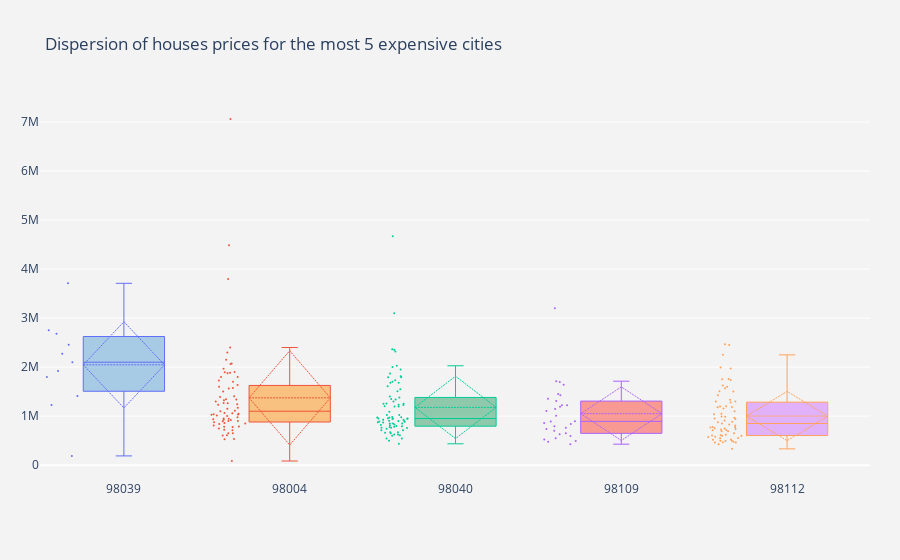

The code cell stored with this chart in its notebook:
### Code cell
most_mean_expensive_houses = mean_prices_data_highest['ZIP'].values.tolist()

y = []
for i in range(5):
    y0 = np.array(data.loc[data['ZIP'] == most_mean_expensive_houses[i]]['price'])
    y.append(y0)

fig = go.Figure()

colors = ['rgba(93, 164, 214, 0.5)', 'rgba(255, 144, 14, 0.5)', 'rgba(44, 160, 101, 0.5)',
          'rgba(255, 65, 54, 0.5)', 'rgba(207, 114, 255, 0.5)']

for xd, yd, cls in zip(most_mean_expensive_houses, y, colors):
        fig.add_trace(go.Box(
            y=yd,
            name=xd,
            boxpoints='all',
            jitter=0.5,
            whiskerwidth=0.2,
            fillcolor=cls,
            marker_size=2,
            line_width=1,
            boxmean= 'sd')
        )

fig.update_layout(
    title='Dispersion of houses prices for the most 5 expensive cities',
    yaxis=dict(
        autorange=True,
        showgrid=True,
        zeroline=True,
        dtick=1000000,
        gridcolor='rgb(255, 255, 255)',
        gridwidth=1,
        zerolinecolor='rgb(255, 255, 255)',
        zerolinewidth=2,
    ),
    margin=dict(
        l=40,
        r=30,
        b=80,
        t=100,
    ),
    paper_bgcolor='rgb(243, 243, 243)',
    plot_bgcolor='rgb(243, 243, 243)',
    showlegend=False
)

fig.show()

### Figure 1 — Plotly figure (JSON) as saved in the notebook; plotly's stock layout.template omitted (floating-point values rounded to 4 significant figures)
{"data": [{"boxmean": "sd", "boxpoints": "all", "fillcolor": "rgba(93, 164, 214, 0.5)", "jitter": 0.5, "line": {"width": 1}, "marker": {"size": 2}, "name": "98039", "type": "box", "whiskerwidth": 0.2, "y": [2100000, 1800000, 2750000, 3710000, 1225000, 1920000, 1410000, 2271150, 2458000, 2680000, 188000]}, {"boxmean": "sd", "boxpoints": "all", "fillcolor": "rgba(255, 144, 14, 0.5)", "jitter": 0.5, "line": {"width": 1}, "marker": {"size": 2}, "name": "98004", "type": "box", "whiskerwidth": 0.2, "y": [787000, 1800000, 1110000, 780000, 1500000, 782000, 927000, 1575000, 1346400, 1264000, 1895000, 860000, 1058000, 1000000, 839000, 1405000, 1065000, 1600000, 1050000, 2150000, 607000, 945000, 949880, 898000, 745000, 723000, 2400000, 1886700, 1965221, 712500, 1270000, 1901000, 1800000, 1635000, 1150000, 895000, 7062500, 1325000, 1034500, 650000, 921000, 1170000, 1728000, 4489000, 650000, 1240000, 1027000, 979000, 1100000, 2075000, 899000, 2300000, 1700000, 1388000, 935000, 1230000, 2065000, 3800000, 1014250, 1565000, 1038000, 1300000, 810000, 1875000, 610000, 875000, 530000, 850000, 84350, 532500, 1337000.0]}, {"boxmean": "sd", "boxpoints": "all", "fillcolor": "rgba(44, 160, 101, 0.5)", "jitter": 0.5, "line": {"width": 1}, "marker": {"size": 2}, "name": "98040", "type": "box", "whiskerwidth": 0.2, "y": [1870000, 980000, 830000, 1250000, 1702500, 1200000, 876650, 850000, 947500, 1225000, 780000, 1550000, 1400000, 1680000, 925000, 955000, 2000000, 895000, 1610000, 1795000, 1381000, 970000, 900000, 3100000, 950000, 1256500, 1250000, 870000, 713250, 1298000, 1025000, 785000, 795000, 610000, 1339000, 1350000, 1230000, 1795000, 762400, 850000, 743000, 890000, 975000, 500000, 4668000, 2027000, 711000, 1815000, 1950000, 905000, 970500, 925000, 885000, 800000, 762500, 597326, 760000, 1025000, 815000, 1195000, 1730000, 1510000, 2367000, 659000, 940000, 1195000, 650000, 850000, 2351956, 821000, 1087500, 623000, 624800, 1681000, 2321000, 435000, 950800.0, 950100, 542500, 672500, 542500, 672500]}, {"boxmean": "sd", "boxpoints": "all", "fillcolor": "rgba(255, 65, 54, 0.5)", "jitter": 0.5, "line": {"width": 1}, "marker": {"size": 2}, "name": "98109", "type": "box", "whiskerwidth": 0.2, "y": [3200000, 1307000, 840000, 1105000, 762000, 1190000, 479000, 792000, 1220000, 494400, 648475, 595000, 1425000, 546000, 1695000, 524000, 1712500, 1010000, 1220000, 631500, 890000, 1355000, 1145000, 700000, 427500, 1640000, 895000, 860000, 736000, 1450000]}, {"boxmean": "sd", "boxpoints": "all", "fillcolor": "rgba(207, 114, 255, 0.5)", "jitter": 0.5, "line": {"width": 1}, "marker": {"size": 2}, "name": "98112", "type": "box", "whiskerwidth": 0.2, "y": [831000, 549000, 770000, 1425000, 460000, 500000, 500000, 940000, 1500000, 553650, 1750000, 463000, 490000, 1300000, 525000, 575000, 724800, 605000, 710000, 772000, 1506000, 1180500, 1570000, 751750, 1100000, 1970000, 2453500, 650000, 965000, 809000, 985000, 610000, 850000, 875000, 886000, 1280000, 750000, 427000, 2250000, 620000, 1335000, 910000, 690000, 332000, 479000, 465000, 1185001, 600000, 579000, 1157400, 2466350, 690500, 1990000, 718500, 735000, 516500, 1600000, 1200000, 1198000, 600000, 952500, 1755000, 1625000, 1738000, 1300000, 780000, 1050000, 1036200, 994500]}], "layout": {"margin": {"b": 80, "l": 40, "r": 30, "t": 100}, "paper_bgcolor": "rgb(243, 243, 243)", "plot_bgcolor": "rgb(243, 243, 243)", "showlegend": false, "title": {"text": "Dispersion of houses prices for the most 5 expensive cities"}, "yaxis": {"autorange": true, "dtick": 1000000, "gridcolor": "rgb(255, 255, 255)", "gridwidth": 1, "showgrid": true, "zeroline": true, "zerolinecolor": "rgb(255, 255, 255)", "zerolinewidth": 2}}}
